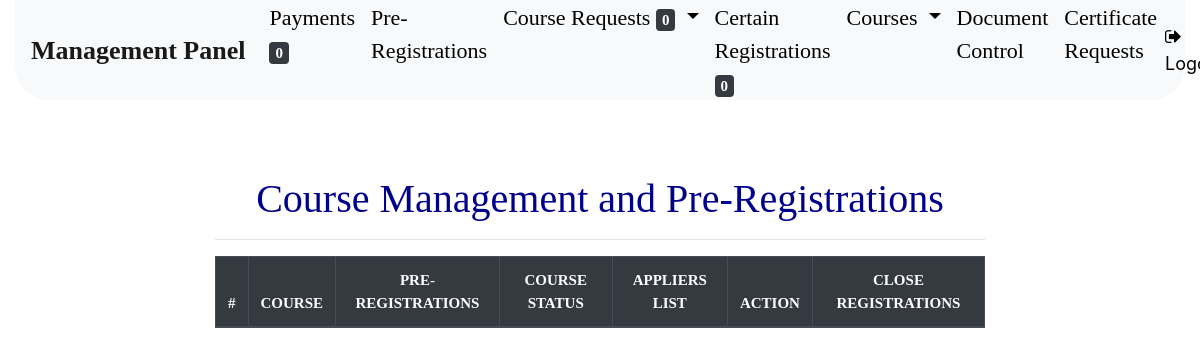
Before: /panel/pre-registrations/ (signed in) with the older database file.
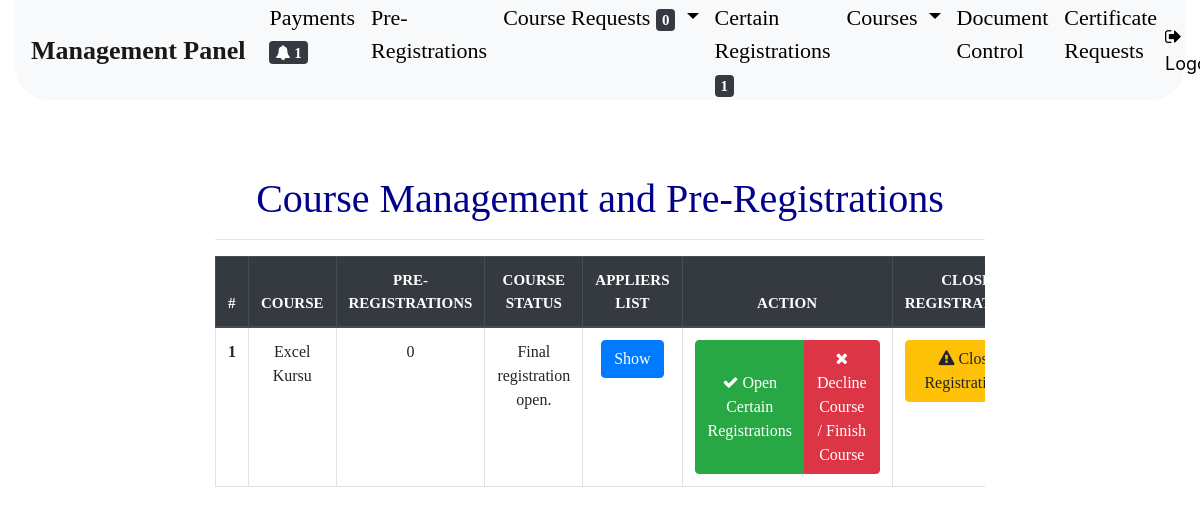
After: the same page with the newer database file.
### courses/models.py (models this page shows, shortened)
class Course(models.Model):
    STATUS = (
        (None, 'Choose'),
        ('1', 'Continuing.'),
        ('2', 'Pre-registration is open.'),
        ('3', 'Certain registration is open.'),
        ('4', 'Finished.'),
    )
    CATEGORIES = (
        (None, 'Choose'),
        ('1', 'Senkron'),
        ('2', 'Asenkron')
    )
    name = models.CharField(max_length=250, null=True, blank=False, verbose_name="Course:")
    start_at = models.DateTimeField(null=True, blank=False, verbose_name="Start at:")
    finish_at = models.DateTimeField(null=True, blank=False, verbose_name="Finish at:")
    content = models.TextField(max_length=6000, null=True, blank=True, verbose_name="Content:")
    status = models.CharField(max_length=45, null=True, blank=False, verbose_name="Status:", choices=STATUS)
    course_code = models.CharField(max_length=5, null=True, blank=True)
    price = models.IntegerField(null=True, blank=False, verbose_name="Price:")
    prereg = models.ManyToManyField(PreRegistration, blank=True, verbose_name="Pre-registration:")
    registering_extension = models.CharField(max_length=25, null=True, blank=True, editable=True)
    is_registerable = models.BooleanField(default=False, verbose_name="Open certain registrations.")
    category = models.CharField(max_length=45, null=True, blank=False, verbose_name="Course category:", choices=CATEGORIES)
    class Meta:
        verbose_name_plural = "Courses"

### prereg/views.py (the view)
# urls.py: path('panel/pre-registrations/', preregistrations, name="preregs"),
def preregistrations(request):
    if request.user.is_staff:
        courses = Course.objects.all()
    else:
        return HttpResponseRedirect(reverse('user-panel'))
    return render(request, 'admin/preregs.html', context={'courses': courses})

### Payments/templatetags/payment_notifications.py (called while the page is built)
@register.filter
def get_notifications(i):
    notifications = Payment.objects.all().count()
    return notifications

### course_requests/templatetags/request_notifications.py (called while the page is built)
@register.filter
def request_notifications(i):
    taken_ones = CourseTaken.objects.all().count()
    given_ones = CourseGiven.objects.all().count()
    notification = taken_ones + given_ones
    return notification

### courses/templatetags/course_status.py (called while the page is built)
@register.filter
def get_status(i, course):
    if course == "1":
        course = "Continuing."
    elif course == "2":
        course = "Pre-registration open."
    elif course == "3":
        course = 'Final registration open.'
    elif course == "4":
        course = "Finished."
    else:
        course = None
    return course

### finalreg/templatetags/finalregs.py (called while the page is built)
@register.filter
def finalregs_notifications(i):
    finalregs = FinalRegistration.objects.all().count()
    return finalregs

### kurskayit/templates/admin/preregs.html (shortened to what the changed rows need)
{% extends 'base.html' %}
{% load static %}
{% load course_status %}
{% block BODY %}
    <div class="container-fluid">
        {% include 'admin/admin-navbar.html' %}
        <div class="row justify-content-center h-100" style="margin-top: 75px;">
            <div class="col-lg-8">
                <h1 class="text-center course-prereg-header" style="color: darkblue">Course Management and Pre-Registrations</h1>
                <div style="height: 450px; overflow-y: scroll; overflow: auto">
                    <div class="table-responsive">
                        <table class="table  table-responsive-md table-responsive-lg table-responsive-sm table-bordered">
                            <thead class="thead-dark">
                            <tr>
                                <th scope="col" style="font-family: 'Trebuchet MS', serif; font-size: 15px;">#</th>
                                <th scope="col" style="font-family: 'Trebuchet MS', serif; font-size: 15px;"
                                    class="text-center">
                                    COURSE
                                </th>
                                <th scope="col" style="font-family: 'Trebuchet MS', serif; font-size: 15px;"
                                    class="text-center">
                                    PRE-REGISTRATIONS
                                </th>
                                <th scope="col" style="font-family: 'Trebuchet MS', serif; font-size: 15px;"
                                    class="text-center">
                                    COURSE STATUS
                                </th>
                                <th scope="col" style="font-family: 'Trebuchet MS', serif; font-size: 15px;"
                                    class="text-center">
                                    APPLIERS LIST
                                </th>
                                <th scope="col" style="font-family: 'Trebuchet MS', serif; font-size: 15px;"
                                    class="text-center">
                                    ACTION
                                </th>
                                <th scope="col" style="font-family: 'Trebuchet MS', serif; font-size: 15px;"
                                    class="text-center">
                                    CLOSE REGISTRATIONS
                                </th>
                            </tr>
                            </thead>
                            <tbody>
                            {% for course in courses %}
                                <tr>
                                    <th scope="row" style="font-family: 'Calibri Light'; font-size: 16px">
                                        {{ forloop.counter }}
                                    </th>
                                    <td scope="row" style="font-family: 'Calibri'; font-size: 16px" class="text-center">
                                        {{ course.name }}
                                    </td>
                                    <td scope="row" style="font-family: 'Calibri'; font-size: 16px" class="text-center">
                                        {{ course.prereg.count }}
                                    </td>
                                    <td scope="row" style="font-family: 'Calibri'; font-size: 16px" class="text-center">
                                        {{ course_status|get_status:course.status }}
                                    </td>
                                    <td scope="row" style="font-family: 'Calibri'; font-size: 16px">
                                        <form action="{% url 'who-applied' course.course_code %}" method="post">
                                            <div class="text-center">
                                                <input class="btn btn-primary"
                                                       type="submit" value="Show">
                                            </div>
                                        </form>
                                    </td>
                                    <td scope="row" style="font-family: 'Calibri'; font-size: 16px">
                                        <div class="text-center">
                                            <div class="btn-group" role="group" aria-label="Basic example">
                                                <button class="sendPaymentPage btn btn-success"
                                                        course_code="{{ course.course_code }}"
                                                        url="{% url 'send-mails' %}">
                                                    <i class="fa fa-check"></i> Open Certain Registrations
                                                </button>
                                                <button class="cancelCourse btn btn-danger"
                                                        course_code="{{ course.course_code }}"
                                                        url="{% url 'cancel-course' %}">
                                                    <i class="fa fa-times"></i> Decline Course / Finish Course
                                                </button>
                                            </div>
                                        </div>
                                    </td>
                                    <td scope="row" style="font-family: 'Calibri'; font-size: 16px">
                                        <button class="closeRegistration btn btn-warning"
                                                url="{% url 'close-registration' %}"
                                                regex="{{ course.registering_extension }}">
                                            <i class="fa fa-exclamation-triangle"></i> Close Registrations
                                        </button>
                                    </td>
                                </tr>
                            {% endfor %}
                            </tbody>
                        </table>
                    </div>
                </div>
            </div>
        </div>
    </div>
{% endblock %}

Changed rows visible on the page:
added Course: name "Excel Kursu", prereg.count "0", status "Final registration open."
Other visible differences:
{{ payment_notifications|get_notifications }}: (not shown) → "1"
{{ finalregs|finalregs_notifications }}: "0" → "1"
text no longer shown: "0"
